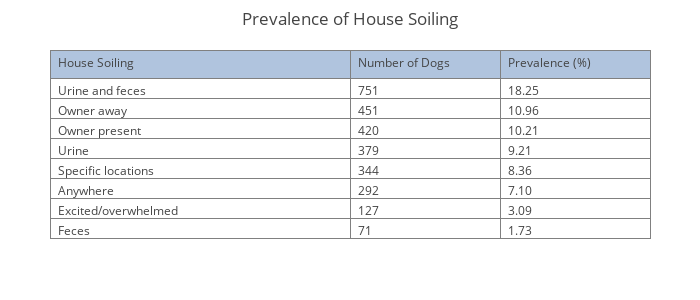

The notebook cell this image was saved under:
### Markdown cell above
### 4.4 House Soiling:

### Code cell
# Create the necessary dataframe.
fields = ', '.join(FR.fields[CATEGORY[3]])
labels = list(FR.labels[CATEGORY[3]].values())
df = createNumericDataFrame(DOG_TABLE, fields, labels, filtered=True)

# Get individual behavior problem counts and display as a table.
sums = df.sum()
sums = sums.sort_values(ascending=False)

# Calculate the prevalence of each behavior problem.
prevalences = sums.apply(PREVALENCE)

# Get individual behavior problem counts and display as a table.
data = [go.Table(columnwidth = [200, 100, 100],
                 header=dict(values=[CATEGORY[3], 'Number of Dogs', 'Prevalence (%)'],
                             fill = dict(color='#B0C4DE'),
                             align = ['left'] * 3),
                 cells=dict(values=[sums.index.values, sums.values, prevalences.values],
                            align = ['left'] * 3,
                            format = [None, 'd', '.2f']))]
layout = go.Layout(title='Prevalence of {}'.format(CATEGORY[3]),
                   width=700,
                   height=300,
                   margin=go.Margin(l=50, r=50, b=50, t=50, pad=4))
fig = dict(data=data, layout=layout)
if SAVE_OUTPUT:
    py.plot(fig, image='png', image_width=700, image_height=300,
            image_filename='4_4_house_soiling')
py.iplot(fig)

### Figure 1 — Plotly figure (JSON) as saved in the notebook; plotly's stock layout.template omitted (floating-point values rounded to 4 significant figures)
{"data": [{"cells": {"align": ["left", "left", "left"], "format": [null, "d", ".2f"], "values": [["Urine and feces", "Owner away", "Owner present", "Urine", "Specific locations", "Anywhere", "Excited/overwhelmed", "Feces"], [751, 451, 420, 379, 344, 292, 127, 71], [18.25, 10.96, 10.21, 9.212, 8.362, 7.098, 3.087, 1.726]]}, "columnwidth": [200, 100, 100], "header": {"align": ["left", "left", "left"], "fill": {"color": "#B0C4DE"}, "values": ["House Soiling", "Number of Dogs", "Prevalence (%)"]}, "type": "table"}], "layout": {"height": 300, "margin": {"b": 50, "l": 50, "pad": 4, "r": 50, "t": 50}, "title": "Prevalence of House Soiling", "width": 700}}
